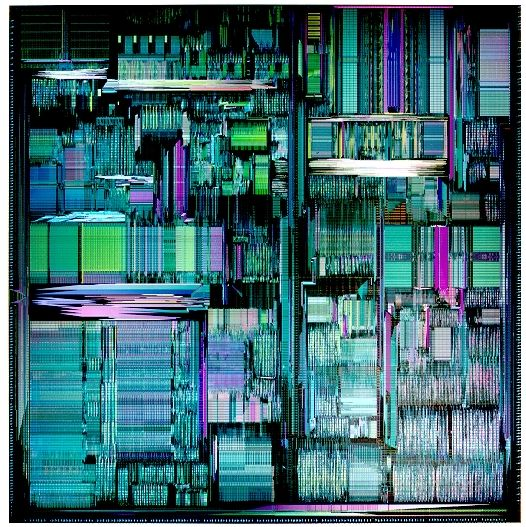
%> input picture 123.jpg, 526 x 527 px
$ octave adsp_4_3_tk.m   (GNU Octave 9; MATLAB toolbox functions it lacks are replaced by stand-ins)
%> lines starting %> are read from the running program, lines starting %| are printed output that depends on the picture
clc
clear all
close all


I=imread('123.jpg');
%> I is the input picture: size 527x526x3 uint8; mean R, G, B 64.6, 105.8, 112.7
I=rgb2gray(I);
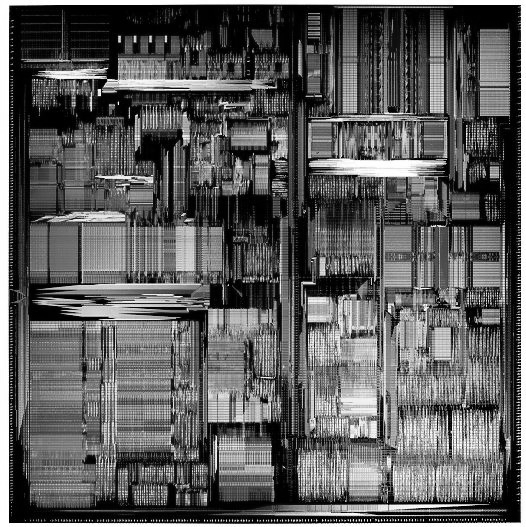
%> I: size 527x526 uint8; min 0, max 255, mean 94.3

pf1=fspecial('disk');
figure
imshow(imfilter(I,pf1,'same'));
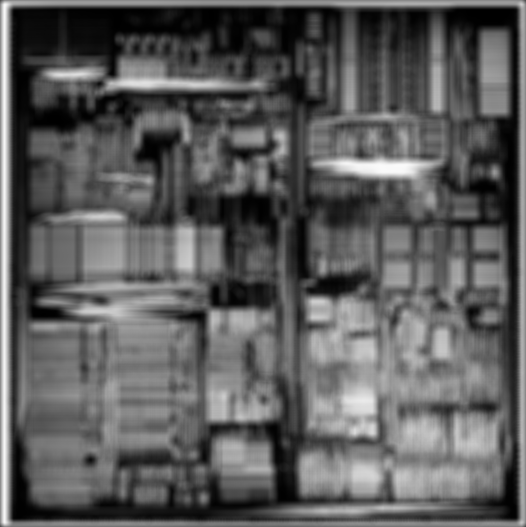
%> displayed picture: size 527x526, on the screen's scale of 0 to 255; min 0, max 250, mean 92.3
title('disk')


pf1=fspecial('average')
figure
imshow(imfilter(I,pf1,'same'));
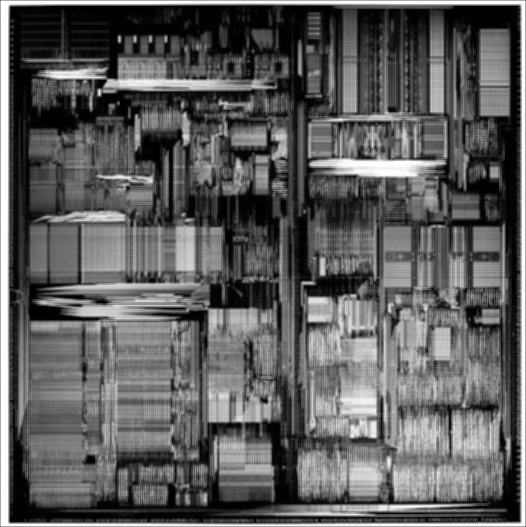
%> displayed picture: size 527x526, on the screen's scale of 0 to 255; min 0, max 255, mean 93.7
title('average')


pf1=fspecial('gaussian');
figure
imshow(imfilter(I,pf1,'same'));
title('gaussian')


pf1=fspecial('laplacian');
figure
imshow(imfilter(I,pf1,'same'));
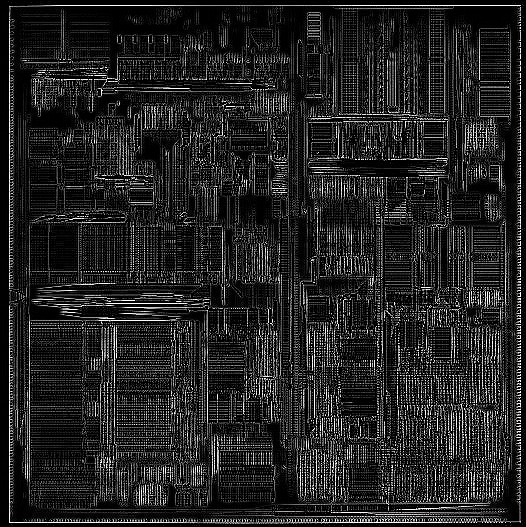
%> displayed picture: size 527x526, on the screen's scale of 0 to 255; min 0, max 255, mean 35.6
title('laplacian')


pf1=fspecial('motion');
figure
imshow(imfilter(I,pf1,'same'));
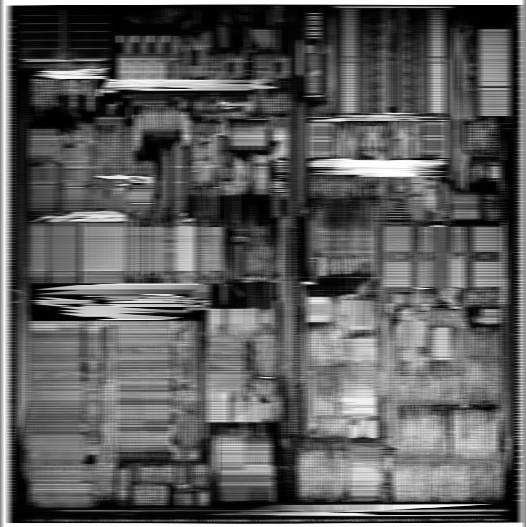
%> displayed picture: size 527x526, on the screen's scale of 0 to 255; min 0, max 255, mean 93.2
title('motion')

pf1=fspecial('log');
figure
imshow(imfilter(I,pf1,'same'));
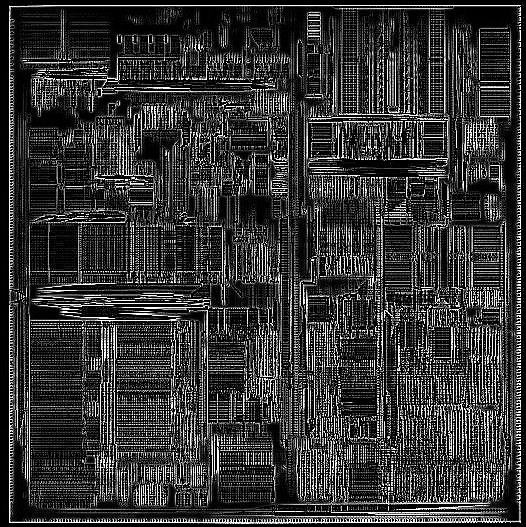
%> displayed picture: size 527x526, on the screen's scale of 0 to 255; min 0, max 255, mean 53.2
title('log')

pf1=fspecial('sobel');
figure
imshow(imfilter(I,pf1,'conv'));
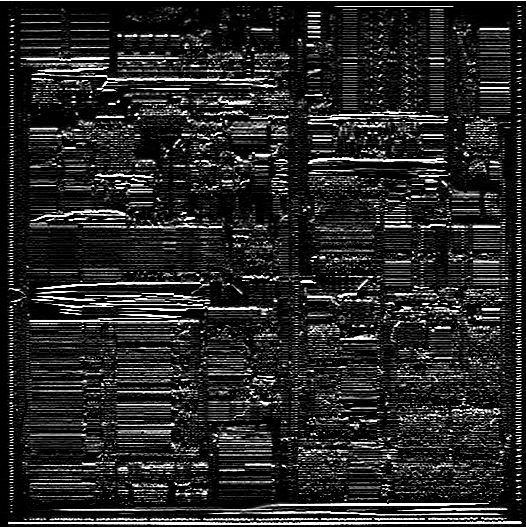
%> displayed picture: size 527x526, on the screen's scale of 0 to 255; min 0, max 255, mean 38.9
title('sobel')

$ run again, with 324.jpg copied over 123.jpg
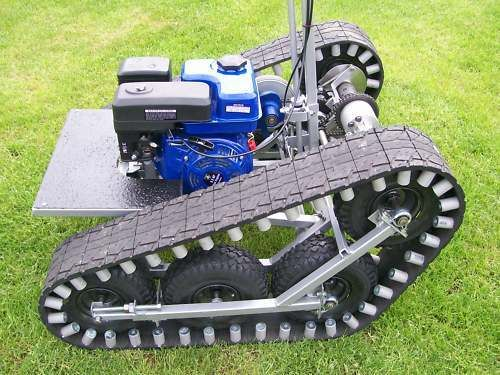
%> input picture 324.jpg, 500 x 375 px
%> I is the input picture: size 375x500x3 uint8; mean R, G, B 140.8, 153.2, 114.5
%> `I=rgb2gray(I);`:
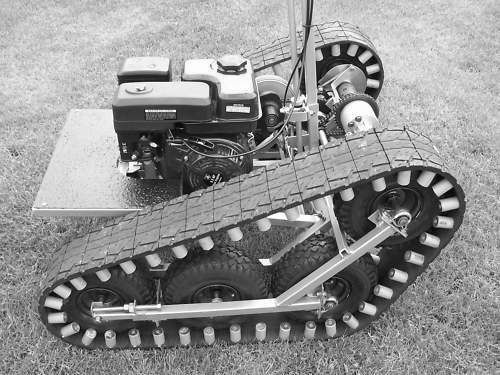
%> I: size 375x500 uint8; min 0, max 255, mean 145.1
%> `imshow(imfilter(I,pf1,'conv'));`:
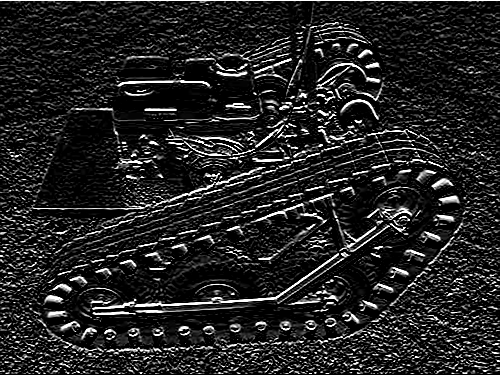
%> displayed picture: size 375x500, on the screen's scale of 0 to 255; min 0, max 255, mean 35.4
